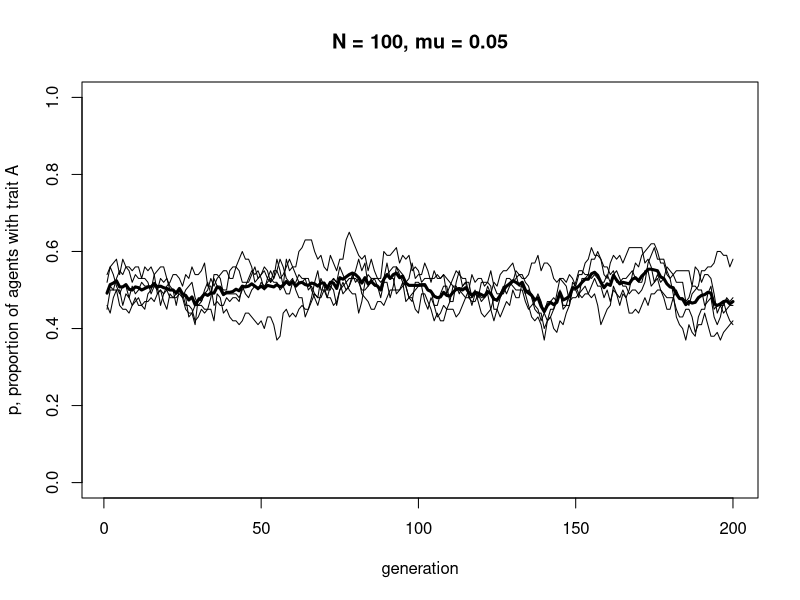
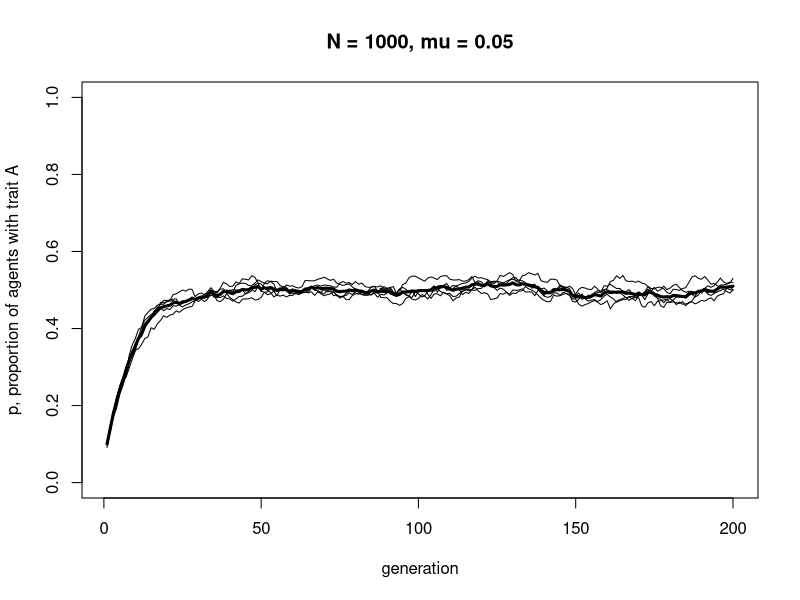
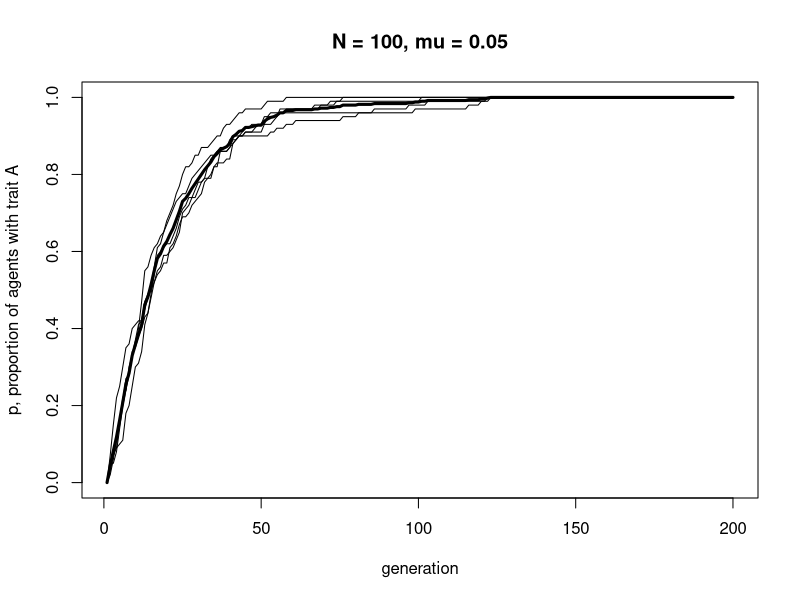
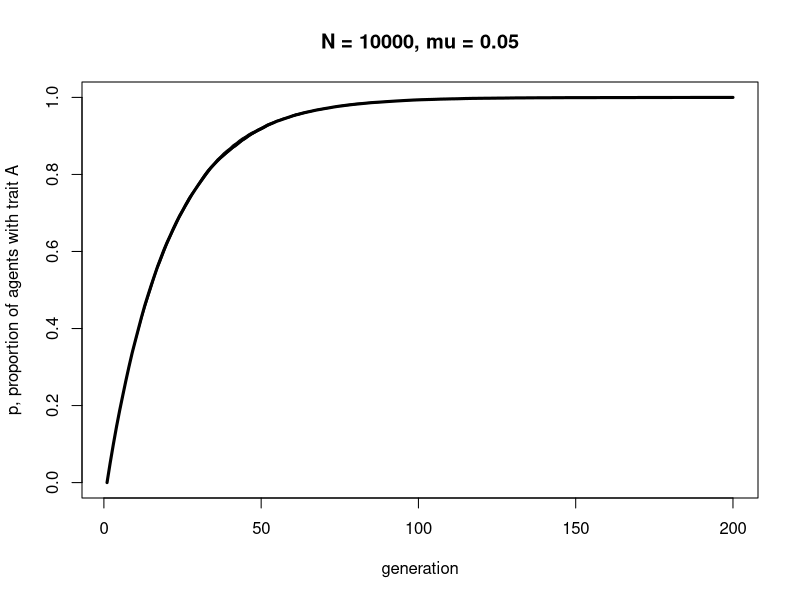
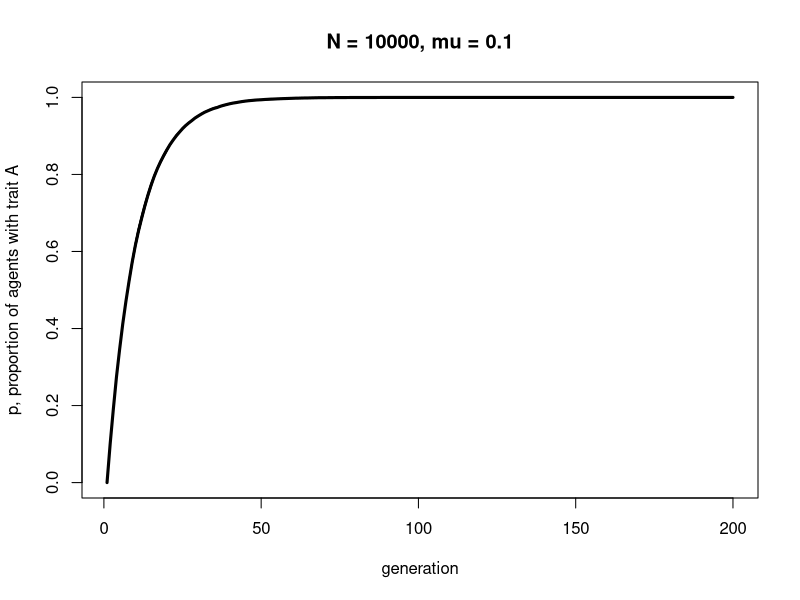
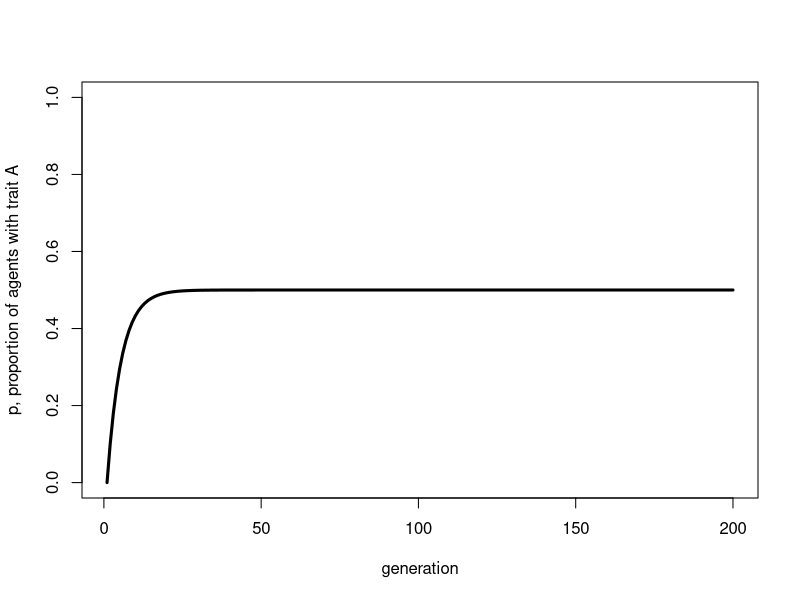
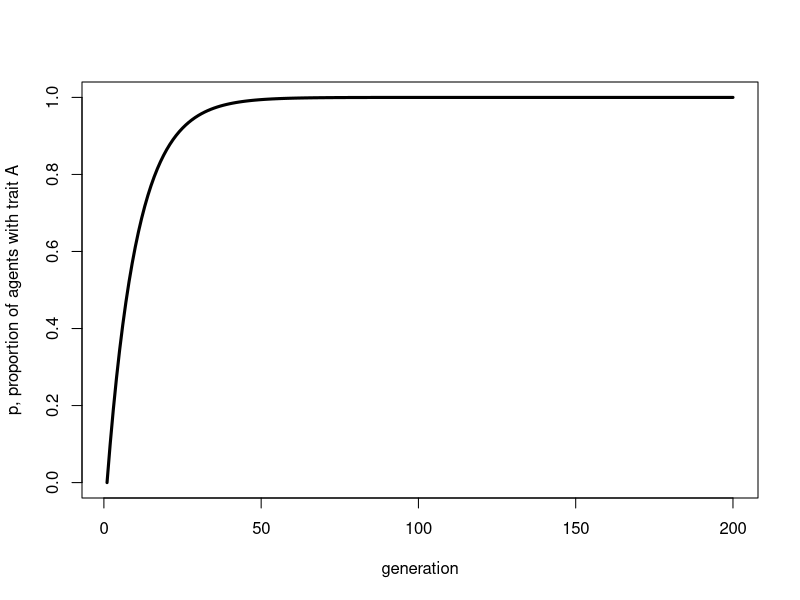

Write the R code that produced these figures, in order.
## ---- chunk 1

UnbiasedMutation <- function (N, mu, p_0, t_max, r_max) {
  
  # create a matrix with t_max rows and r_max columns, fill with NAs, convert to dataframe
  output <- as.data.frame(matrix(NA, t_max, r_max))  
  
  # purely cosmetic: rename the columns with run1, run2 etc.
  names(output) <- paste("run", 1:r_max, sep="")  
  
  for (r in 1:r_max) {
    
    # create first generation
    agent <- data.frame(trait = sample(c("A","B"), N, replace = TRUE, 
                        prob = c(p_0,1-p_0)), 
                        stringsAsFactors = FALSE)  
    
    # add first generation's p to first row of column r
    output[1,r] <- sum(agent$trait == "A") / N  
  
    for (t in 2:t_max) {
  
      # copy agent to previous_agent dataframe
      previous_agent <- agent  
      
      # get N random numbers each between 0 and 1
      mutate <- runif(N)  
      
      # if agent was A, with probability mu, flip to B
      agent$trait[previous_agent$trait == "A" & mutate < mu] <- "B"  
      
      # if agent was B, with probability mu, flip to A
      agent$trait[previous_agent$trait == "B" & mutate < mu] <- "A"  
      
      # get p and put it into output slot for this generation t and run r
      output[t,r] <- sum(agent$trait == "A") / N  
  
    }
    
  }
  
  # first plot a thick line for the mean p
  plot(rowMeans(output), 
       type = 'l', 
       ylab = "p, proportion of agents with trait A", 
       xlab = "generation", 
       ylim = c(0,1), 
       lwd = 3, 
       main = paste("N = ", N, ", mu = ", mu, sep = ""))
 
  for (r in 1:r_max) {  
    
    # add lines for each run, up to r_max
    lines(output[,r], type = 'l')  
    
  }
  
  output  # export data from function
}

## ---- chunk 2

data_model2a <- UnbiasedMutation(N = 100, mu = 0.05, p_0 = 0.5, t_max = 200, r_max = 5)

## ---- chunk 3

data_model2a <- UnbiasedMutation(N = 1000, mu = 0.05, p_0 = 0.1, t_max = 200, r_max = 5)

## ---- chunk 4

BiasedMutation <- function (N, mu_b, p_0, t_max, r_max) {
  
  # create a matrix with t_max rows and r_max columns, fill with NAs, convert to dataframe
  output <- as.data.frame(matrix(NA, t_max, r_max))  
  
  # purely cosmetic: rename the columns with run1, run2 etc.
  names(output) <- paste("run", 1:r_max, sep="")  
  
  for (r in 1:r_max) {
    
    # create first generation
    agent <- data.frame(trait = sample(c("A","B"), N, replace = TRUE, 
                        prob = c(p_0,1-p_0)), 
                        stringsAsFactors = FALSE)  
    
    # add first generation's p to first row of column r
    output[1,r] <- sum(agent$trait == "A") / N  
  
    for (t in 2:t_max) {
  
      # copy agent to previous_agent dataframe
      previous_agent <- agent  
      
      # get N random numbers each between 0 and 1
      mutate <- runif(N)  
      
      # if agent was B, with prob mu_b, flip to A
      agent$trait[previous_agent$trait == "B" & mutate < mu_b] <- "A"  
      
      # get p and put it into output slot for this generation t and run r
      output[t,r] <- sum(agent$trait == "A") / N  
  
    }
    
  }
  
  # first plot a thick line for the mean p
  plot(rowMeans(output), 
       type = 'l', 
       ylab = "p, proportion of agents with trait A", 
       xlab = "generation", 
       ylim = c(0,1), 
       lwd = 3, 
       main = paste("N = ", N, ", mu = ", mu_b, sep = ""))
 
  for (r in 1:r_max) {  
    
    # add lines for each run, up to r_max
    lines(output[,r], type = 'l')  
    
  }
  
  output  # export data from function
}

## ---- chunk 5

data_model2b <- BiasedMutation(N = 100, mu_b = 0.05, p_0 = 0, t_max = 200, r_max = 5)

## ---- chunk 6

data_model2b <- BiasedMutation(N = 10000, mu_b = 0.05, p_0 = 0, t_max = 200, r_max = 5)

## ---- chunk 7

data_model2b <- BiasedMutation(N = 10000, mu_b = 0.1, p_0 = 0, t_max = 200, r_max = 5)

## ---- chunk 8

p_0 <- 0
t_max <- 200
mu <- 0.1

p <- rep(NA, t_max)
p[1] <- p_0

for (i in 2:t_max) {
  p[i] <- p[i-1]*(1 - mu) + (1-p[i-1])*mu
}

plot(p, 
     type = 'l', 
     ylab = "p, proportion of agents with trait A", 
     xlab = "generation", 
     ylim = c(0,1), 
     lwd = 3)

## ---- chunk 9

p_0 <- 0
t_max <- 200
mu_b <- 0.1

p <- rep(NA, t_max)
p[1] <- p_0

for (i in 2:t_max) {
  p[i] <- p[i-1] + (1 - p[i-1])*mu_b
}

plot(p, 
     type = 'l', 
     ylab = "p, proportion of agents with trait A", 
     xlab = "generation", 
     ylim = c(0,1), 
     lwd = 3)

